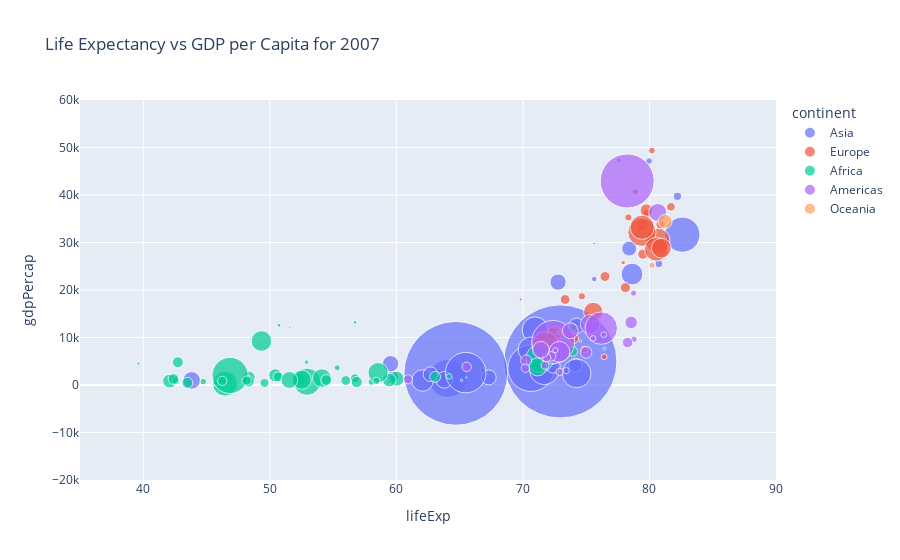

Notebook source saved alongside this figure:
### Markdown cell above
## Plotly Express
- Plotly Express is a high level wrapper around Plotly Go
- Less code
- Less flexibility
- Easier to use and Good for quick visualisations .

### Code cell
# plot life expectancy vs gdp scatter plot using plotly express -> continent as color and population as size -> hover name ->range_x and range_y -> log_x and log_y
# for year 2007
fig = px.scatter(temp , x = 'lifeExp' , y = 'gdpPercap' , color = 'continent' , size = 'pop', size_max=80 , hover_name = 'country' ,  range_x = [35 , 90] , range_y = [-20000 , 60000] , title = 'Life Expectancy vs GDP per Capita for 2007')
fig.show()

### Figure 1 — Plotly figure (JSON) as saved in the notebook; plotly's stock layout.template omitted (floating-point values rounded to 4 significant figures)
{"data": [{"hovertemplate": "<b>%{hovertext}</b><br><br>continent=Asia<br>lifeExp=%{x}<br>gdpPercap=%{y}<br>pop=%{marker.size}<extra></extra>", "hovertext": ["Afghanistan", "Bahrain", "Bangladesh", "Cambodia", "China", "Hong Kong, China", "India", "Indonesia", "Iran", "Iraq", "Israel", "Japan", "Jordan", "Korea, Dem. Rep.", "Korea, Rep.", "Kuwait", "Lebanon", "Malaysia", "Mongolia", "Myanmar", "Nepal", "Oman", "Pakistan", "Philippines", "Saudi Arabia", "Singapore", "Sri Lanka", "Syria", "Taiwan", "Thailand", "Vietnam", "West Bank and Gaza", "Yemen, Rep."], "legendgroup": "Asia", "marker": {"color": "#636efa", "size": [31889923, 708573, 150448339, 14131858, 1318683096, 6980412, 1110396331, 223547000, 69453570, 27499638, 6426679, 127467972, 6053193, 23301725, 49044790, 2505559, 3921278, 24821286, 2874127, 47761980, 28901790, 3204897, 169270617, 91077287, 27601038, 4553009, 20378239, 19314747, 23174294, 65068149, 85262356, 4018332, 22211743], "sizemode": "area", "sizeref": 206000.0, "symbol": "circle"}, "mode": "markers", "name": "Asia", "orientation": "v", "showlegend": true, "type": "scatter", "x": [43.83, 75.64, 64.06, 59.72, 72.96, 82.21, 64.7, 70.65, 70.96, 59.55, 80.75, 82.6, 72.53, 67.3, 78.62, 77.59, 71.99, 74.24, 66.8, 62.07, 63.78, 75.64, 65.48, 71.69, 72.78, 79.97, 72.4, 74.14, 78.4, 70.62, 74.25, 73.42, 62.7], "xaxis": "x", "y": [974.6, 29800.0, 1391.0, 1714.0, 4959.0, 39720.0, 2452.0, 3541.0, 11610.0, 4471.0, 25520.0, 31660.0, 4519.0, 1593.0, 23350.0, 47310.0, 10460.0, 12450.0, 3096.0, 944.0, 1091.0, 22320.0, 2606.0, 3190.0, 21650.0, 47140.0, 3970.0, 4185.0, 28720.0, 7458.0, 2442.0, 3025.0, 2281.0], "yaxis": "y"}, {"hovertemplate": "<b>%{hovertext}</b><br><br>continent=Europe<br>lifeExp=%{x}<br>gdpPercap=%{y}<br>pop=%{marker.size}<extra></extra>", "hovertext": ["Albania", "Austria", "Belgium", "Bosnia and Herzegovina", "Bulgaria", "Croatia", "Czech Republic", "Denmark", "Finland", "France", "Germany", "Greece", "Hungary", "Iceland", "Ireland", "Italy", "Montenegro", "Netherlands", "Norway", "Poland", "Portugal", "Romania", "Serbia", "Slovak Republic", "Slovenia", "Spain", "Sweden", "Switzerland", "Turkey", "United Kingdom"], "legendgroup": "Europe", "marker": {"color": "#EF553B", "size": [3600523, 8199783, 10392226, 4552198, 7322858, 4493312, 10228744, 5468120, 5238460, 61083916, 82400996, 10706290, 9956108, 301931, 4109086, 58147733, 684736, 16570613, 4627926, 38518241, 10642836, 22276056, 10150265, 5447502, 2009245, 40448191, 9031088, 7554661, 71158647, 60776238], "sizemode": "area", "sizeref": 206000.0, "symbol": "circle"}, "mode": "markers", "name": "Europe", "orientation": "v", "showlegend": true, "type": "scatter", "x": [76.42, 79.83, 79.44, 74.85, 73.0, 75.75, 76.49, 78.33, 79.31, 80.66, 79.41, 79.48, 73.34, 81.76, 78.89, 80.55, 74.54, 79.76, 80.2, 75.56, 78.1, 72.48, 74.0, 74.66, 77.93, 80.94, 80.88, 81.7, 71.78, 79.42], "xaxis": "x", "y": [5937.0, 36130.0, 33690.0, 7446.0, 10680.0, 14620.0, 22830.0, 35280.0, 33210.0, 30470.0, 32170.0, 27540.0, 18010.0, 36180.0, 40680.0, 28570.0, 9254.0, 36800.0, 49360.0, 15390.0, 20510.0, 10810.0, 9787.0, 18680.0, 25770.0, 28820.0, 33860.0, 37510.0, 8458.0, 33200.0], "yaxis": "y"}, {"hovertemplate": "<b>%{hovertext}</b><br><br>continent=Africa<br>lifeExp=%{x}<br>gdpPercap=%{y}<br>pop=%{marker.size}<extra></extra>", "hovertext": ["Algeria", "Angola", "Benin", "Botswana", "Burkina Faso", "Burundi", "Cameroon", "Central African Republic", "Chad", "Comoros", "Congo, Dem. Rep.", "Congo, Rep.", "Cote d'Ivoire", "Djibouti", "Egypt", "Equatorial Guinea", "Eritrea", "Ethiopia", "Gabon", "Gambia", "Ghana", "Guinea", "Guinea-Bissau", "Kenya", "Lesotho", "Liberia", "Libya", "Madagascar", "Malawi", "Mali", "Mauritania", "Mauritius", "Morocco", "Mozambique", "Namibia", "Niger", "Nigeria", "Reunion", "Rwanda", "Sao Tome and Principe", "Senegal", "Sierra Leone", "Somalia", "South Africa", "Sudan", "Swaziland", "Tanzania", "Togo", "Tunisia", "Uganda", "Zambia", "Zimbabwe"], "legendgroup": "Africa", "marker": {"color": "#00cc96", "size": [33333216, 12420476, 8078314, 1639131, 14326203, 8390505, 17696293, 4369038, 10238807, 710960, 64606759, 3800610, 18013409, 496374, 80264543, 551201, 4906585, 76511887, 1454867, 1688359, 22873338, 9947814, 1472041, 35610177, 2012649, 3193942, 6036914, 19167654, 13327079, 12031795, 3270065, 1250882, 33757175, 19951656, 2055080, 12894865, 135031164, 798094, 8860588, 199579, 12267493, 6144562, 9118773, 43997828, 42292929, 1133066, 38139640, 5701579, 10276158, 29170398, 11746035, 12311143], "sizemode": "area", "sizeref": 206000.0, "symbol": "circle"}, "mode": "markers", "name": "Africa", "orientation": "v", "showlegend": true, "type": "scatter", "x": [72.3, 42.73, 56.73, 50.73, 52.3, 49.58, 50.43, 44.74, 50.65, 65.15, 46.46, 55.32, 48.33, 54.79, 71.34, 51.58, 58.04, 52.95, 56.73, 59.45, 60.02, 56.01, 46.39, 54.11, 42.59, 45.68, 73.95, 59.44, 48.3, 54.47, 64.16, 72.8, 71.16, 42.08, 52.91, 56.87, 46.86, 76.44, 46.24, 65.53, 63.06, 42.57, 48.16, 49.34, 58.56, 39.61, 52.52, 58.42, 73.92, 51.54, 42.38, 43.49], "xaxis": "x", "y": [6223.0, 4797.0, 1441.0, 12570.0, 1217.0, 430.1, 2042.0, 706.0, 1704.0, 986.1, 277.6, 3633.0, 1545.0, 2082.0, 5581.0, 12150.0, 641.4, 690.8, 13210.0, 752.7, 1328.0, 942.7, 579.2, 1463.0, 1569.0, 414.5, 12060.0, 1045.0, 759.3, 1043.0, 1803.0, 10960.0, 3820.0, 823.7, 4811.0, 619.7, 2014.0, 7670.0, 863.1, 1598.0, 1712.0, 862.5, 926.1, 9270.0, 2602.0, 4513.0, 1107.0, 883.0, 7093.0, 1056.0, 1271.0, 469.7], "yaxis": "y"}, {"hovertemplate": "<b>%{hovertext}</b><br><br>continent=Americas<br>lifeExp=%{x}<br>gdpPercap=%{y}<br>pop=%{marker.size}<extra></extra>", "hovertext": ["Argentina", "Bolivia", "Brazil", "Canada", "Chile", "Colombia", "Costa Rica", "Cuba", "Dominican Republic", "Ecuador", "El Salvador", "Guatemala", "Haiti", "Honduras", "Jamaica", "Mexico", "Nicaragua", "Panama", "Paraguay", "Peru", "Puerto Rico", "Trinidad and Tobago", "United States", "Uruguay", "Venezuela"], "legendgroup": "Americas", "marker": {"color": "#ab63fa", "size": [40301927, 9119152, 190010647, 33390141, 16284741, 44227550, 4133884, 11416987, 9319622, 13755680, 6939688, 12572928, 8502814, 7483763, 2780132, 108700891, 5675356, 3242173, 6667147, 28674757, 3942491, 1056608, 301139947, 3447496, 26084662], "sizemode": "area", "sizeref": 206000.0, "symbol": "circle"}, "mode": "markers", "name": "Americas", "orientation": "v", "showlegend": true, "type": "scatter", "x": [75.32, 65.55, 72.39, 80.65, 78.55, 72.89, 78.78, 78.27, 72.23, 74.99, 71.88, 70.26, 60.92, 70.2, 72.57, 76.19, 72.9, 75.54, 71.75, 71.42, 78.75, 69.82, 78.24, 76.38, 73.75], "xaxis": "x", "y": [12780.0, 3822.0, 9066.0, 36320.0, 13170.0, 7007.0, 9645.0, 8948.0, 6025.0, 6873.0, 5728.0, 5186.0, 1202.0, 3548.0, 7321.0, 11980.0, 2749.0, 9809.0, 4173.0, 7409.0, 19330.0, 18010.0, 42950.0, 10610.0, 11420.0], "yaxis": "y"}, {"hovertemplate": "<b>%{hovertext}</b><br><br>continent=Oceania<br>lifeExp=%{x}<br>gdpPercap=%{y}<br>pop=%{marker.size}<extra></extra>", "hovertext": ["Australia", "New Zealand"], "legendgroup": "Oceania", "marker": {"color": "#FFA15A", "size": [20434176, 4115771], "sizemode": "area", "sizeref": 206000.0, "symbol": "circle"}, "mode": "markers", "name": "Oceania", "orientation": "v", "showlegend": true, "type": "scatter", "x": [81.23, 80.2], "xaxis": "x", "y": [34440.0, 25190.0], "yaxis": "y"}], "layout": {"legend": {"itemsizing": "constant", "title": {"text": "continent"}, "tracegroupgap": 0}, "title": {"text": "Life Expectancy vs GDP per Capita for 2007"}, "xaxis": {"anchor": "y", "domain": [0, 1], "range": [35, 90], "title": {"text": "lifeExp"}}, "yaxis": {"anchor": "x", "domain": [0, 1], "range": [-20000, 60000], "title": {"text": "gdpPercap"}}}}
